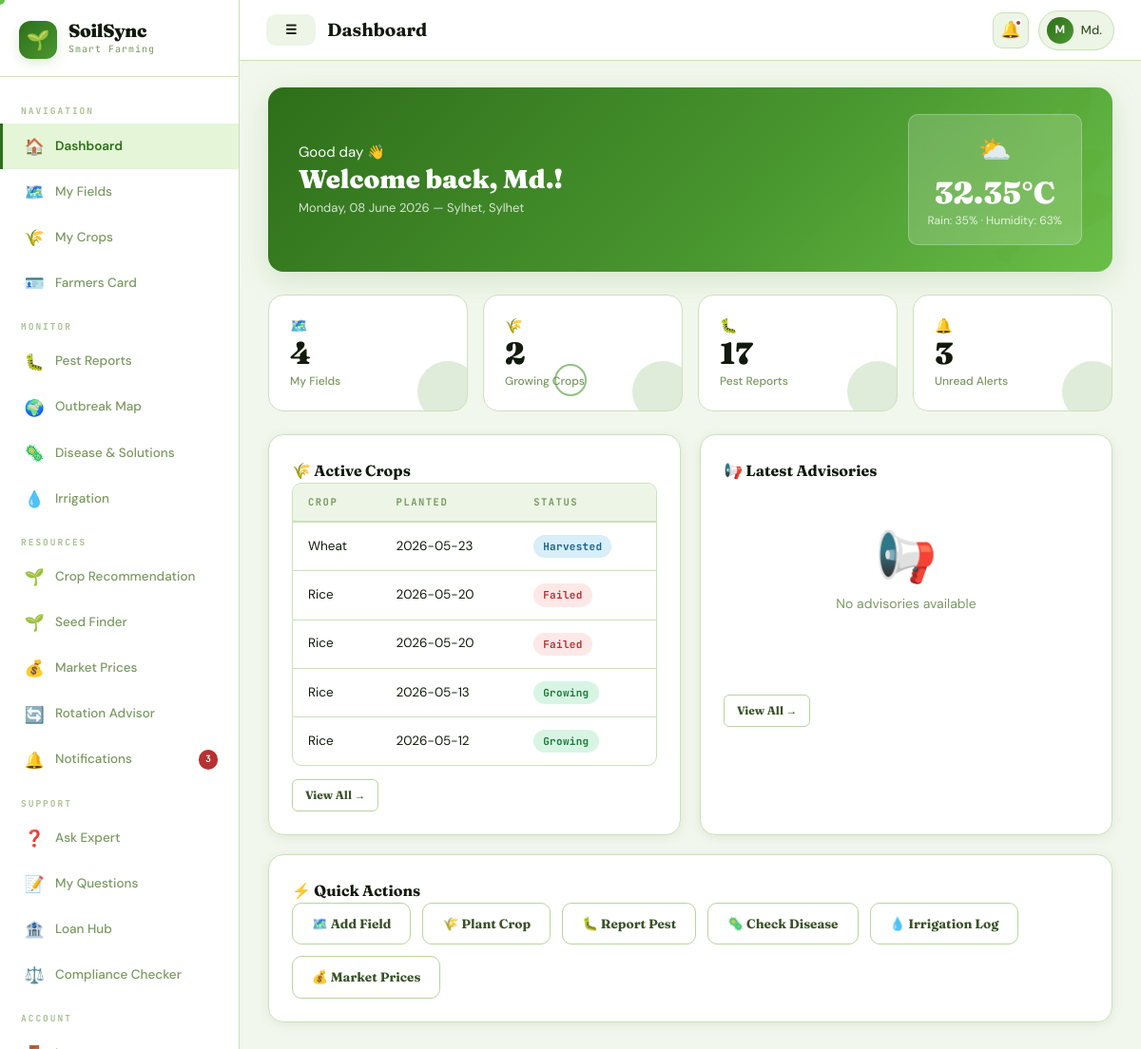
The app's page /dashboard.php (signed in) with its own data.
### tables this page shows
CREATE TABLE `users` (
  `id` int(11) NOT NULL,
  `name` varchar(100) NOT NULL,
  `phone` varchar(20) NOT NULL,
  `password` varchar(255) NOT NULL,
  `role` enum('farmer','expert','admin') DEFAULT 'farmer',
  `location_id` int(11) DEFAULT NULL,
  `created_at` timestamp NOT NULL DEFAULT current_timestamp(),
  `fc_card_number` varchar(20) DEFAULT NULL,
  `fc_category` enum('landless','marginal','small','medium','large') DEFAULT NULL,
  `fc_land_size` decimal(8,2) DEFAULT NULL,
  `fc_bank_account` varchar(30) DEFAULT NULL,
  `fc_registered_at` datetime DEFAULT NULL,
  `fc_phase` enum('pre_pilot','pilot','national') DEFAULT NULL
);

CREATE TABLE `locations` (
  `id` int(11) NOT NULL,
  `country` varchar(100) DEFAULT 'Bangladesh',
  `division` varchar(100) DEFAULT NULL,
  `district` varchar(100) DEFAULT NULL,
  `latitude` decimal(10,7) DEFAULT NULL,
  `longitude` decimal(10,7) DEFAULT NULL
);

CREATE TABLE `weather_data` (
  `id` int(11) NOT NULL,
  `location_id` int(11) DEFAULT NULL,
  `temperature` decimal(5,2) DEFAULT NULL,
  `rainfall` decimal(5,2) DEFAULT NULL,
  `humidity` int(11) DEFAULT NULL,
  `rain_probability` int(11) DEFAULT 0,
  `recorded_at` timestamp NOT NULL DEFAULT current_timestamp()
);

CREATE TABLE `farmer_crops` (
  `id` int(11) NOT NULL,
  `user_id` int(11) NOT NULL,
  `crop_id` int(11) NOT NULL,
  `field_id` int(11) DEFAULT NULL,
  `seed_id` int(11) DEFAULT NULL,
  `planted_date` date NOT NULL,
  `expected_harvest` date DEFAULT NULL,
  `status` enum('growing','harvested','failed') DEFAULT 'growing',
  `created_at` timestamp NOT NULL DEFAULT current_timestamp()
);

CREATE TABLE `crops` (
  `id` int(11) NOT NULL,
  `name` varchar(100) NOT NULL,
  `description` text DEFAULT NULL
);

### db.php (called while the page is built, shortened)
<?php
function isLoggedIn(): bool {
    return isset($_SESSION['user_id']) && !empty($_SESSION['user_id']);
}
function currentUser($conn): ?array {
    $id = (int)$_SESSION['user_id'];
    $r = $conn->query("
        SELECT u.*, l.division, l.district
        FROM users u
        LEFT JOIN locations l ON u.location_id=l.id
        WHERE u.id=$id
        LIMIT 1
    ");
    return $r ? $r->fetch_assoc() : null;
}
function unreadCount($conn, int $uid): int {
    $r = $conn->query("
        SELECT COUNT(*) AS c
        FROM notifications
        WHERE user_id=$uid AND is_read=0
    ");
    return $r ? (int)$r->fetch_assoc()['c'] : 0;
}
?>

### dashboard.php (the view, shortened to what this page needs)
<?php
require_once 'db.php';
$pageTitle = 'Dashboard';
$activeNav = 'dashboard';
$user = currentUser($conn);
$uid = (int)$user['id'];
$locId = (int)($user['location_id'] ?? 0);
$fieldCount = $conn->query("
SELECT COUNT(*) AS c
FROM fields
WHERE user_id=$uid
")->fetch_assoc()['c'];
$cropCount = $conn->query("
SELECT COUNT(*) AS c
FROM farmer_crops
WHERE user_id=$uid
AND status='growing'
")->fetch_assoc()['c'];
$pestCount = $conn->query("
SELECT COUNT(*) AS c
FROM pest_reports
WHERE user_id=$uid
")->fetch_assoc()['c'];
$recentCrops = $conn->query("
SELECT
    fc.*,
    c.name AS crop_name
FROM farmer_crops fc
JOIN crops c ON fc.crop_id = c.id
WHERE fc.user_id = $uid
ORDER BY fc.created_at DESC
LIMIT 5
");
$advisories = $conn->query("
SELECT *
FROM advisory_feed
WHERE
(
    location_id = $locId
    OR location_id IS NULL
)
AND created_at >= DATE_SUB(NOW(), INTERVAL 7 DAY)
ORDER BY
is_urgent DESC,
created_at DESC
LIMIT 4
");
$weather = $conn->query("
SELECT *
FROM weather_data
WHERE location_id = $locId
ORDER BY recorded_at DESC
LIMIT 1
")->fetch_assoc();
include 'layout.php';
?>
<div class="welcome-banner">
  <div class="welcome-left">
    <div class="welcome-greet">
      Good day 👋
    </div>
    <h2 class="welcome-title">
      Welcome back, <?= htmlspecialchars(explode(' ', $user['name'])[0]) ?>!
    </h2>
    <div class="welcome-sub">
      <?= date('l, d F Y') ?> —
      <?= htmlspecialchars($user['division'] ?? '') ?>,
      <?= htmlspecialchars($user['district'] ?? '') ?>
    </div>
  </div>
  <?php if ($weather): ?>
  <div class="weather-card">
    <div class="weather-icon">
      <?= $weather['rain_probability'] > 60
        ? '🌧️'
        : ($weather['rain_probability'] > 30 ? '⛅' : '☀️') ?>
    </div>
    <div class="weather-temp">
      <?= $weather['temperature'] ?>°C
    </div>
    <div class="weather-info">
      Rain: <?= $weather['rain_probability'] ?>% ·
      Humidity: <?= $weather['humidity'] ?>%
    </div>
  </div>
  <?php endif; ?>
</div>
<div class="stats-grid">
  <a href="fields.php" style="text-decoration:none">
    <div class="stat-card">
      <div class="stat-icon">🗺️</div>
      <div class="stat-val"><?= $fieldCount ?></div>
      <div class="stat-label">My Fields</div>
    </div>
  </a>
  <a href="crops.php" style="text-decoration:none">
    <div class="stat-card">
      <div class="stat-icon">🌾</div>
      <div class="stat-val"><?= $cropCount ?></div>
      <div class="stat-label">Growing Crops</div>
    </div>
  </a>
  <a href="pest_report.php" style="text-decoration:none">
    <div class="stat-card">
      <div class="stat-icon">🐛</div>
      <div class="stat-val"><?= $pestCount ?></div>
      <div class="stat-label">Pest Reports</div>
    </div>
  </a>
  <a href="notifications.php" style="text-decoration:none">
    <div class="stat-card">
      <div class="stat-icon">🔔</div>
      <div class="stat-val"><?= $notifCount ?></div>
      <div class="stat-label">Unread Alerts</div>
    </div>
  </a>
</div>
<div class="grid-2">
  <div class="card">
    <div class="card-title">
      🌾 Active Crops
    </div>
    <?php if ($recentCrops->num_rows === 0): ?>
      <div class="empty-state">
        <div class="empty-icon">🌱</div>
        <p>No crops tracked yet</p>
        <a href="crops.php" class="btn btn-primary btn-sm">
          + Add Crop
        </a>
      </div>
    <?php else: ?>
      <div class="table-wrap">
      <table>
        <thead>
          <tr>
            <th>Crop</th>
            <th>Planted</th>
            <th>Status</th>
          </tr>
        </thead>
        <tbody>
        <?php while ($cr = $recentCrops->fetch_assoc()): ?>
          <tr>
            <td>
              <?= htmlspecialchars($cr['crop_name']) ?>
            </td>
            <td>
              <?= $cr['planted_date'] ?>
            </td>
            <td>
              <?php
              $s = $cr['status'];
              $cls =
              $s === 'growing'
              ? 'badge-success'
              : ($s === 'harvested'
                ? 'badge-info'
                : 'badge-danger');
              ?>
              <span class="badge <?= $cls ?>">
                <?= ucfirst($s) ?>
              </span>
            </td>
          </tr>
        <?php endwhile; ?>
        </tbody>
      </table>
      </div>
      <a href="crops.php"
         class="btn btn-outline btn-sm"
         style="margin-top:14px">
         View All →
      </a>
    <?php endif; ?>
  </div>
  <div class="card">
    <div class="card-title">
      📢 Latest Advisories
    </div>
    <?php if ($advisories->num_rows === 0): ?>
      <div class="empty-state">
        <div class="empty-icon">📢</div>
        <p>No advisories available</p>
      </div>
    <?php endif; ?>
    <a href="advisory.php"
       class="btn btn-outline btn-sm"
       style="margin-top:14px">
       View All →
    </a>
  </div>
</div>
<div class="card" style="margin-top:20px">
  <div class="card-title">
    ⚡ Quick Actions
  </div>
  <div style="
  display:flex;
  flex-wrap:wrap;
  gap:12px
  ">
    <a href="fields.php?action=add"
       class="btn btn-outline">
       🗺️ Add Field
    </a>
    <a href="crops.php?action=add"
       class="btn btn-outline">
       🌾 Plant Crop
    </a>
    <a href="pest_report.php?action=add"
       class="btn btn-outline">
       🐛 Report Pest
    </a>
    <a href="disease.php"
       class="btn btn-outline">
       🦠 Check Disease
    </a>
    <a href="irrigation.php"
       class="btn btn-outline">
       💧 Irrigation Log
    </a>
    <a href="market.php"
       class="btn btn-outline">
       💰 Market Prices
    </a>
  </div>
</div>
<?php include 'layout_end.php'; ?>

### layout.php (shortened to what this page needs)
<?php
$user        = currentUser($conn);
$uid         = $user ? (int)$user['id'] : 0;
$userName    = $user['name'] ?? 'User';
$userInitial = strtoupper(substr($userName, 0, 1));
$userRole    = $user['role'] ?? 'farmer';
$notifCount  = $uid ? unreadCount($conn, $uid) : 0;
$nav = [];
switch ($userRole) {
 case 'farmer':
$nav = [
  'main' => [
    ['href'=>'dashboard.php','icon'=>'🏠','label'=>'Dashboard','key'=>'dashboard'],
    ['href'=>'fields.php','icon'=>'🗺️','label'=>'My Fields','key'=>'fields'],
    ['href'=>'crops.php','icon'=>'🌾','label'=>'My Crops','key'=>'crops'],
    ['href'=>'farmers_card.php','icon'=>'🪪','label'=>'Farmers Card','key'=>'farmers_card'],
  ],
  'monitor' => [
    ['href'=>'pest_report.php','icon'=>'🐛','label'=>'Pest Reports','key'=>'pest'],
    ['href'=>'outbreak_map.php','icon'=>'🌍','label'=>'Outbreak Map','key'=>'outbreak'],
    ['href'=>'disease.php','icon'=>'🦠','label'=>'Disease & Solutions','key'=>'disease'],
    ['href'=>'irrigation.php','icon'=>'💧','label'=>'Irrigation','key'=>'irrigation'],
  ],
  'resources' => [
    ['href'=>'crop_recommend.php','icon'=>'🌱','label'=>'Crop Recommendation','key'=>'crop_recommend'],
    ['href'=>'seeds.php','icon'=>'🌱','label'=>'Seed Finder','key'=>'seeds'],
    ['href'=>'market.php','icon'=>'💰','label'=>'Market Prices','key'=>'market'],
    ['href'=>'crop_rotation.php','icon'=>'🔄','label'=>'Rotation Advisor','key'=>'rotation'],
    ['href'=>'notifications.php','icon'=>'🔔','label'=>'Notifications','key'=>'notifications','badge'=>$notifCount],
  ],
  'support' => [
    ['href'=>'faq.php','icon'=>'❓','label'=>'Ask Expert','key'=>'faq'],
    ['href'=>'my_questions.php','icon'=>'📝','label'=>'My Questions','key'=>'myq'],
    ['href'=>'loan_hub.php','icon'=>'🏦','label'=>'Loan Hub','key'=>'loan_hub'],
    ['href'=>'compliance_checker.php','icon'=>'⚖️','label'=>'Compliance Checker','key'=>'compliance'],
  ],
];
break;
}
?>
<!DOCTYPE html>
<html lang="en" data-theme="light">
<head>
  <link rel="stylesheet" href="style.css">
</head>
<body>
<div class="app-layout">
  <aside class="sidebar" id="sidebar">
    <div class="sidebar-logo">
      <div class="logo-badge">🌱</div>
      <div class="logo-text-wrap">
        <div class="logo-name">SoilSync</div>
        <div class="logo-tag">Smart Farming</div>
      </div>
    </div>
    <nav class="sidebar-nav">
      <?php
      $sectionLabels = [
        'main'=>'Navigation',
        'monitor'=>'Monitor',
        'resources'=>'Resources',
        'expert'=>'Expert Tools',
        'admin'=>'Administration'
      ];
      foreach ($nav as $section => $items):
      ?>
        <div class="nav-section-label">
          <?= $sectionLabels[$section] ?? ucfirst($section) ?>
        </div>
        <?php foreach ($items as $item):
          $isActive = ($activeNav ?? '') === $item['key'];
        ?>
          <a href="<?= $item['href'] ?>" class="nav-item <?= $isActive ? 'active' : '' ?>">
            <span class="nav-ic"><?= $item['icon'] ?></span>
            <span><?= $item['label'] ?></span>
            <?php if (!empty($item['badge']) && $item['badge'] > 0): ?>
              <span class="nav-badge"><?= $item['badge'] ?></span>
            <?php endif; ?>
          </a>
        <?php endforeach; ?>
      <?php endforeach; ?>
      <div class="nav-section-label">Account</div>
      <a href="logout.php" class="nav-item">
        <span class="nav-ic">🚪</span>
        <span>Logout</span>
      </a>
    </nav>
  </aside>
  <div class="main-wrap">
    <header class="topbar">
      <div class="topbar-left">
        <button class="mobile-menu-btn btn" id="mobileMenuBtn">☰</button>
        <span class="topbar-title"><?= htmlspecialchars($pageTitle ?? 'Dashboard') ?></span>
      </div>
      <div class="topbar-right">
        <a href="notifications.php" class="topbar-notif-btn">
          🔔
          <?php if ($notifCount > 0): ?>
            <span class="notif-dot"></span>
          <?php endif; ?>
        </a>
        <div class="topbar-user">
          <div class="t-av"><?= $userInitial ?></div>
          <span><?= htmlspecialchars(explode(' ', $userName)[0]) ?></span>
        </div>
      </div>
    </header>
    <div class="page-body">

### records on screen
users: name "M", name "Md.", location.division "Sylhet", location.district "Sylhet", id "2"
weather_data: temperature "32.35", rain_probability "35", humidity "63"
farmer_crops: crop.name "Wheat", planted_date "2026-05-23", status "Harvested"
farmer_crops: crop.name "Rice", planted_date "2026-05-20", status "Failed"
farmer_crops: crop.name "Rice", planted_date "2026-05-20", status "Failed"
farmer_crops: crop.name "Rice", planted_date "2026-05-13", status "Growing"
farmer_crops: crop.name "Rice", planted_date "2026-05-12", status "Growing"

### other values on screen
$sectionLabels[$section] "NAVIGATION"
$item['icon'] "🏠"
$item['label'] "Dashboard"
$item['icon'] "🗺️"
$item['label'] "My Fields"
$item['icon'] "🌾"
$item['label'] "My Crops"
$item['icon'] "🪪"
$item['label'] "Farmers Card"
$sectionLabels[$section] "MONITOR"
$item['icon'] "🐛"
$item['label'] "Pest Reports"
$item['icon'] "🌍"
$item['label'] "Outbreak Map"
$item['icon'] "🦠"
